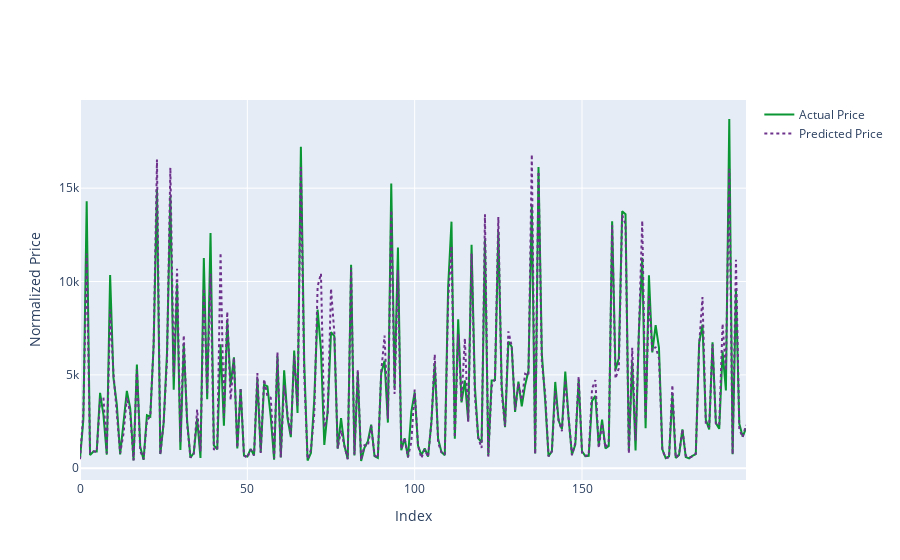

This figure's notebook cell:
### Code cell
trace0 = go.Scatter(
    y = y_test,
    x = np.arange(200), 
    mode = 'lines', 
    name = 'Actual Price',
    marker = dict(
    color = 'rgb(10, 150, 50)')
)

trace1 = go.Scatter(
    y = y_pred,
    x = np.arange(200), 
    mode = 'lines', 
    name = 'Predicted Price',
    line = dict(
        color = 'rgb(110, 50, 140)',
        dash = 'dot'
    )
)


layout = go.Layout(
    xaxis = dict(title = 'Index'), 
    yaxis = dict(title = 'Normalized Price')
)

figure = go.Figure(data = [trace0, trace1], layout = layout)
iplot(figure)

### Figure 1 — Plotly figure (JSON) as saved in the notebook; plotly's stock layout.template omitted (floating-point values rounded to 4 significant figures; data arrays with more than 128 entries replaced by an {"elided": "..."} marker saying what was removed)
{"data": [{"marker": {"color": "rgb(10, 150, 50)"}, "mode": "lines", "name": "Actual Price", "type": "scatter", "x": {"elided": "200 int values"}, "y": {"elided": "13480 int values"}}, {"line": {"color": "rgb(110, 50, 140)", "dash": "dot"}, "mode": "lines", "name": "Predicted Price", "type": "scatter", "x": {"elided": "200 int values"}, "y": {"elided": "13480 float values"}}], "layout": {"xaxis": {"title": {"text": "Index"}}, "yaxis": {"title": {"text": "Normalized Price"}}}}
